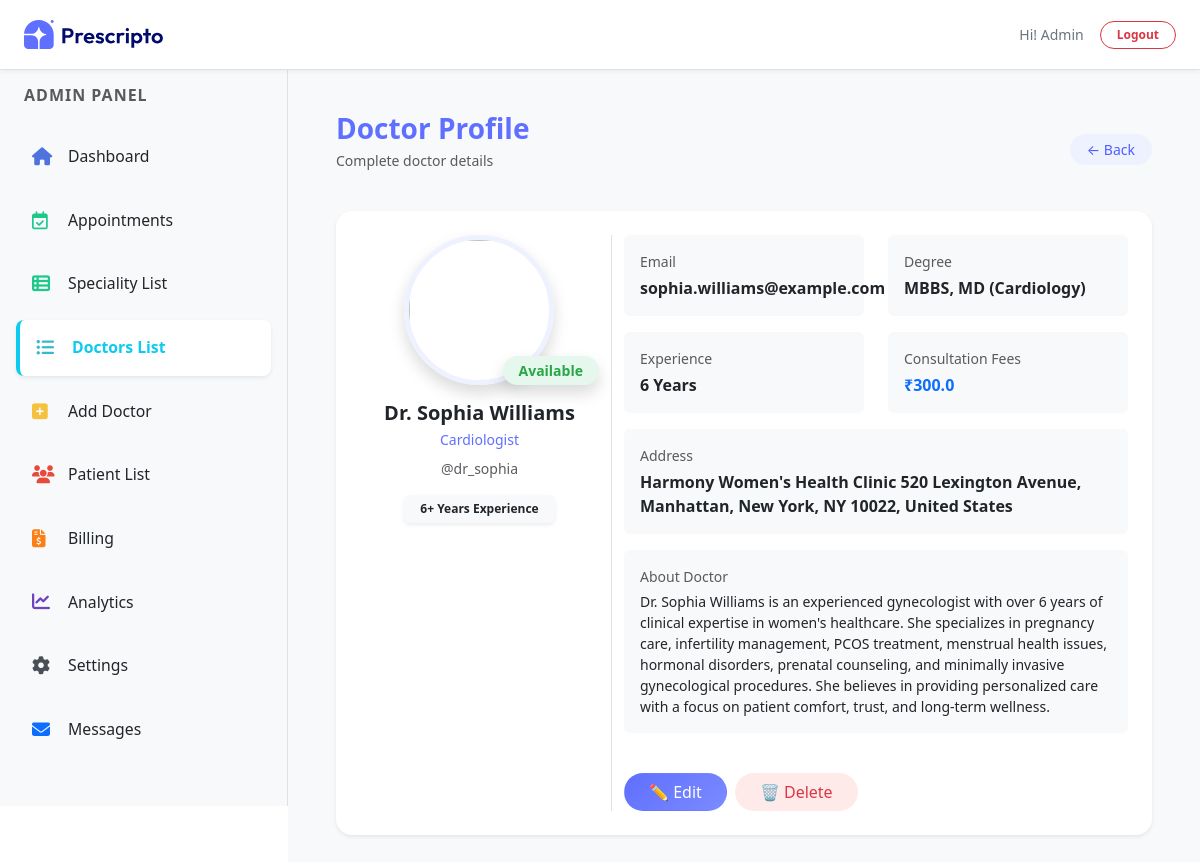
Page /dash_admin/doctor/view/44/ (signed in) on the committed database.
### appointment/models.py (models this page shows, shortened)
class Doctor(models.Model):
    image = CloudinaryField('image', folder='doctor_image')
    name = models.CharField(max_length=100)
    email = models.EmailField()
    username = models.CharField(max_length=255, unique=True)
    password = models.CharField(max_length=100)
    experience = models.IntegerField()
    fees = models.FloatField()
    category = models.ForeignKey(Category, on_delete=models.CASCADE)
    degree = models.CharField(max_length=50)
    about = models.TextField()
    address = models.TextField()
    available = models.BooleanField(default=True)

class Category(models.Model):
    name = models.CharField(max_length=100)
    def __str__(self):
        return self.name

### appointment/views.py (the view)
# urls.py: path('dash_admin/doctor/view/<int:id>/', views.doctor_view, name='doctor_view'),
@login_required(login_url=('/dash_login'))
@staff_member_required
def doctor_view(request, id):
    doctor = get_object_or_404(Doctor, id=id)
    return render(request, 'dashboard/doctor_view.html', {
        'doctor': doctor,
        'action': 'doctor_list',
        "role": "admin"
    })

### templates/dashboard/doctor_view.html
{% extends "dashboard/layout.html" %}
{% load static %}
{% block contant %}
    <section class="p-5 bg-light" style="width:100%; margin-top: 64px; margin-left: 18rem; padding: 20px;">
        <div class="mb-4 d-flex justify-content-between align-items-center" data-aos="fade-down">
            <div>
                <h3 class="fw-bold mb-1" style="color: rgb(95 111 255);">Doctor Profile</h3>
                <p class="text-muted small">Complete doctor details</p>
            </div>
            <a href="{% url 'doctor_list' %}" class="btn btn-sm rounded-pill px-3"
                style="background:#eef2ff; color:#4f5dff;">
                ← Back
            </a>
        </div>
        <div class="bg-white rounded-4 shadow-sm p-4"
            style="max-width:1800px;"
            data-aos="zoom-in">
            <div class="row">
                <div class="col-md-4 text-center border-end">
                    <div class="position-relative mb-3">
                        <img src="{{ doctor.image.url }}"
                            class="rounded-circle shadow"
                            style="width:150px;height:150px;object-fit:cover; border:5px solid #eef2ff; transition:0.3s;"
                            onmouseover="this.style.transform='scale(1.05)'"
                            onmouseout="this.style.transform=''">
                        <span class="position-absolute bottom-0 end-0 px-3 py-1 rounded-pill small fw-semibold shadow"
                            style="background:{% if doctor.available %}#e6f7ee{% else %}#fdeaea{% endif %};
                                color:{% if doctor.available %}#28a745{% else %}#dc3545{% endif %};">
                            {% if doctor.available %}Available{% else %}Unavailable{% endif %}
                        </span>
                    </div>
                    <h5 class="fw-bold mb-1">{{ doctor.name }}</h5>
                    <p class="small mb-2" style="color:#5f6fff;">{{ doctor.category }}</p>
                    <p class="small text-muted mb-1">@{{ doctor.username }}</p>
                    <div class="mt-3">
                        <span class="badge bg-light text-dark px-3 py-2 shadow-sm">
                            {{ doctor.experience }}+ Years Experience
                        </span>
                    </div>
                </div>
                <div class="col-md-8">
                    <div class="row">
                        <div class="col-md-6 mb-3" data-aos="fade-right">
                            <div class="p-3 rounded bg-light">
                                <p class="small text-muted mb-1">Email</p>
                                <p class="fw-semibold mb-0">{{ doctor.email }}</p>
                            </div>
                        </div>
                        <div class="col-md-6 mb-3" data-aos="fade-left">
                            <div class="p-3 rounded bg-light">
                                <p class="small text-muted mb-1">Degree</p>
                                <p class="fw-semibold mb-0">{{ doctor.degree }}</p>
                            </div>
                        </div>
                        <div class="col-md-6 mb-3" data-aos="fade-right">
                            <div class="p-3 rounded bg-light">
                                <p class="small text-muted mb-1">Experience</p>
                                <p class="fw-semibold mb-0">{{ doctor.experience }} Years</p>
                            </div>
                        </div>
                        <div class="col-md-6 mb-3" data-aos="fade-left">
                            <div class="p-3 rounded bg-light">
                                <p class="small text-muted mb-1">Consultation Fees</p>
                                <p class="fw-bold text-primary mb-0">₹{{ doctor.fees }}</p>
                            </div>
                        </div>
                        <div class="col-12 mb-3" data-aos="fade-up">
                            <div class="p-3 rounded bg-light">
                                <p class="small text-muted mb-1">Address</p>
                                <p class="fw-semibold mb-0">{{ doctor.address }}</p>
                            </div>
                        </div>
                        <div class="col-12 mb-3" data-aos="fade-up">
                            <div class="p-3 rounded bg-light">
                                <p class="small text-muted mb-1">About Doctor</p>
                                <p class="small mb-0">
                                    {{ doctor.about|default:"No details available" }}
                                </p>
                            </div>
                        </div>
                    </div>
                    <div class="mt-4 d-flex gap-2">
                        <a href="{% url 'doctor_edit' doctor.id %}"
                            class="btn px-4 rounded-pill"
                            style="background:linear-gradient(135deg,#5f6fff,#7b8bff); color:white;">
                            ✏️ Edit
                        </a>
                        <a href="{% url 'doctor_delete' doctor.id %}"
                            class="btn px-4 rounded-pill"
                            style="background:#ffeaea; color:#dc3545;"
                            onclick="return confirm('Are you sure?')">
                            🗑 Delete
                        </a>
                    </div>
                </div>
            </div>
        </div>
    </section>
{% endblock %}

### templates/dashboard/layout.html (shortened to what this page needs)
<!DOCTYPE html>
<html lang="en">
<head>
    <link href="https://cdn.jsdelivr.net/npm/bootstrap@5.3.3/dist/css/bootstrap.min.css" rel="stylesheet" />
    <link href="https://cdnjs.cloudflare.com/ajax/libs/font-awesome/5.15.3/css/all.min.css" rel="stylesheet" />
    <link rel="stylesheet" href="https://cdnjs.cloudflare.com/ajax/libs/font-awesome/6.7.2/css/all.min.css" />
    <link href="https://unpkg.com/aos@2.3.4/dist/aos.css" rel="stylesheet">
</head>
    {% load static %}
    <body>
        <header class="d-flex justify-content-between align-items-center border-bottom bg-white px-4"
                style="height: 70px; position: fixed; top: 0; width: 100%; z-index: 1050; box-shadow: 0 2px 4px rgba(0,0,0,0.05);">
            <div class="d-flex align-items-center">
                <a href="{% url 'dash_admin' %}">
                    <img src="{% static 'assets/assets_frontend/logo.svg' %}" alt="Logo" style="width: 140px;">
                </a>
            </div>
            <div class="d-flex align-items-center gap-3 text-secondary small">
                {% if role == 'admin' %}
                    <span class="text-capitalize fw-medium">Hi! {{ request.session.username }}</span>
                {% else %}
                    <span class="fw-medium">Hi! {{ doctor.name }}</span>
                {% endif %}
                <a href="{% url 'dash_logout' %}" class="btn btn-outline-danger btn-sm rounded-pill px-3 py-1 fw-bold" style="font-size: 12px;">Logout</a>
            </div>
        </header>
        <main class="d-flex" style="min-height: calc(100vh - 64px);">
            {% if role == 'admin' %}
                <nav id="sidebar" class="border-end bg-light p-3 pb-5"
                    style="width: 18rem; height: calc(100vh - 64px); position: fixed; top: 70px; left: 0; z-index: 1000; overflow-y: auto;">
                    <div class="mb-4 ps-2">
                        <h6 class="text-uppercase text-muted fw-bold" style="letter-spacing: 1px; font-size: 1rem;">Admin Panel</h6>
                    </div>
                    <a href="{% url 'dash_admin' %}"
                    class="nav-link d-flex align-items-center gap-3 p-3 rounded-3 mb-2 {% if action == 'admin' %}bg-white shadow-sm border-start border-4 border-primary fw-bold text-primary{% else %}text-dark{% endif %}"
                    style="transition: 0.3s; font-size: 18px; text-decoration: none;">
                        <i class="fa-solid fa-house" style="color: #4e73df; width: 20px;"></i>
                        <span class="small">Dashboard</span>
                    </a>
                    <a href="{% url 'appointments' %}"
                    class="nav-link d-flex align-items-center gap-3 p-3 rounded-3 mb-2 {% if action == 'appointments' %}bg-white shadow-sm border-start border-4 border-success fw-bold text-success{% else %}text-dark{% endif %}"
                    style="transition: 0.3s; font-size: 18px; text-decoration: none;">
                        <i class="fa-regular fa-calendar-check" style="color: #1cc88a; width: 20px;"></i>
                        <span class="small">Appointments</span>
                    </a>
                    <a href="{% url 'speciality_list' %}"
                    class="nav-link d-flex align-items-center gap-3 p-3 rounded-3 mb-2 {% if action == 'speciality_list' %}bg-white shadow-sm border-start border-4 border-success fw-bold text-success{% else %}text-dark{% endif %}"
                    style="transition: 0.3s; font-size: 18px; text-decoration: none;">
                        <i class="fas fa-th-list" style="color: #1cc88a; width: 20px;"></i>
                        <span class="small">Speciality List</span>
                    </a>
                    <a href="{% url 'doctor_list' %}"
                    class="nav-link d-flex align-items-center gap-3 p-3 rounded-3 mb-2 {% if action == 'doctor_list' %}bg-white shadow-sm border-start border-4 border-info fw-bold text-info{% else %}text-dark{% endif %}"
                    style="transition: 0.3s; font-size: 18px; text-decoration: none;">
                        <i class="fas fa-list-ul" style="color: #36b9cc; width: 20px;"></i>
                        <span class="small">Doctors List</span>
                    </a>
                    <a href="{% url 'add_doctor' %}"
                    class="nav-link d-flex align-items-center gap-3 p-3 rounded-3 mb-2 {% if action == 'add_doctor' %}bg-white shadow-sm border-start border-4 border-warning fw-bold text-warning{% else %}text-dark{% endif %}"
                    style="transition: 0.3s; font-size: 18px; text-decoration: none;">
                        <i class="fas fa-plus-square" style="color: #f6c23e; width: 20px;"></i>
                        <span class="small">Add Doctor</span>
                    </a>
                    <a href="{% url 'patient_list' %}"
                    class="nav-link d-flex align-items-center gap-3 p-3 rounded-3 mb-2 {% if action == 'patient_list' %}bg-white shadow-sm border-start border-4 border-danger fw-bold text-danger{% else %}text-dark{% endif %}"
                    style="transition: 0.3s; font-size: 18px; text-decoration: none;">
                        <i class="fa-solid fa-users" style="color: #e74a3b; width: 20px;"></i>
                        <span class="small">Patient List</span>
                    </a>
                    <a href="{% url 'billing' %}"
                    class="nav-link d-flex align-items-center gap-3 p-3 rounded-3 mb-2 {% if action == 'billing' %}bg-white shadow-sm border-start border-4 border-secondary fw-bold text-secondary{% else %}text-dark{% endif %}"
                    style="transition: 0.3s; font-size: 18px; text-decoration: none;">
                        <i class="fa-solid fa-file-invoice-dollar" style="color: #fd7e14; width: 20px;"></i>
                        <span class="small">Billing</span>
                    </a>
                    <a href="{% url 'analytics' %}"
                    class="nav-link d-flex align-items-center gap-3 p-3 rounded-3 mb-2 {% if action == 'analytics' %}bg-white shadow-sm border-start border-4 border-dark fw-bold text-dark{% else %}text-dark{% endif %}"
                    style="transition: 0.3s; font-size: 18px; text-decoration: none;">
                        <i class="fa-solid fa-chart-line" style="color: #6f42c1; width: 20px;"></i>
                        <span class="small">Analytics</span>
                    </a>
                    <a href="{% url 'settings' %}"
                    class="nav-link d-flex align-items-center gap-3 p-3 rounded-3 mb-2 {% if action == 'settings' %}bg-white shadow-sm border-start border-4 border-secondary fw-bold text-secondary{% else %}text-dark{% endif %}"
                    style="transition: 0.3s; font-size: 18px; text-decoration: none;">
                        <i class="fa-solid fa-gear" style="color: #495057; width: 20px;"></i>
                        <span class="small">Settings</span>
                    </a>
                    <a href="{% url 'messages_contact' %}"
                    class="nav-link d-flex align-items-center gap-3 p-3 rounded-3 mb-2 {% if action == 'messages_contact' %}bg-white shadow-sm border-start border-4 border-primary fw-bold text-primary{% else %}text-dark{% endif %}"
                    style="transition: 0.3s; font-size: 18px; text-decoration: none;">
                        <i class="fa-solid fa-envelope" style="color: #0d6efd; width: 20px;"></i>
                        <span class="small">Messages</span>
                    </a>
                </nav>
            {% endif %}
            {% block contant %}
            {% endblock %}
        </main>
    </body>
</html>

### rows in the picture
Doctor: name "Dr. Sophia Williams", category "Cardiologist", username "dr_sophia", experience "6", email "sophia.williams@example.com", degree "MBBS, MD (Cardiology)", fees "300.0", address "Harmony Women's Health Clinic 520 Lexington Avenue, Manhattan, New York, NY 10022, United States", about "Dr. Sophia Williams is an experienced gynecologist with over 6 years of clinical expertise in women's healthcare. She specializes in pregnancy care, infertility management, PCOS treatment, menstrual health issues, hormonal disorders, prenatal counseling, and minimally invasive gynecological procedures. She believes in providing personalized care with a focus on patient comfort, trust, and long-term wellness."

### other values in the picture
{{ request.session.username }} "Admin"
